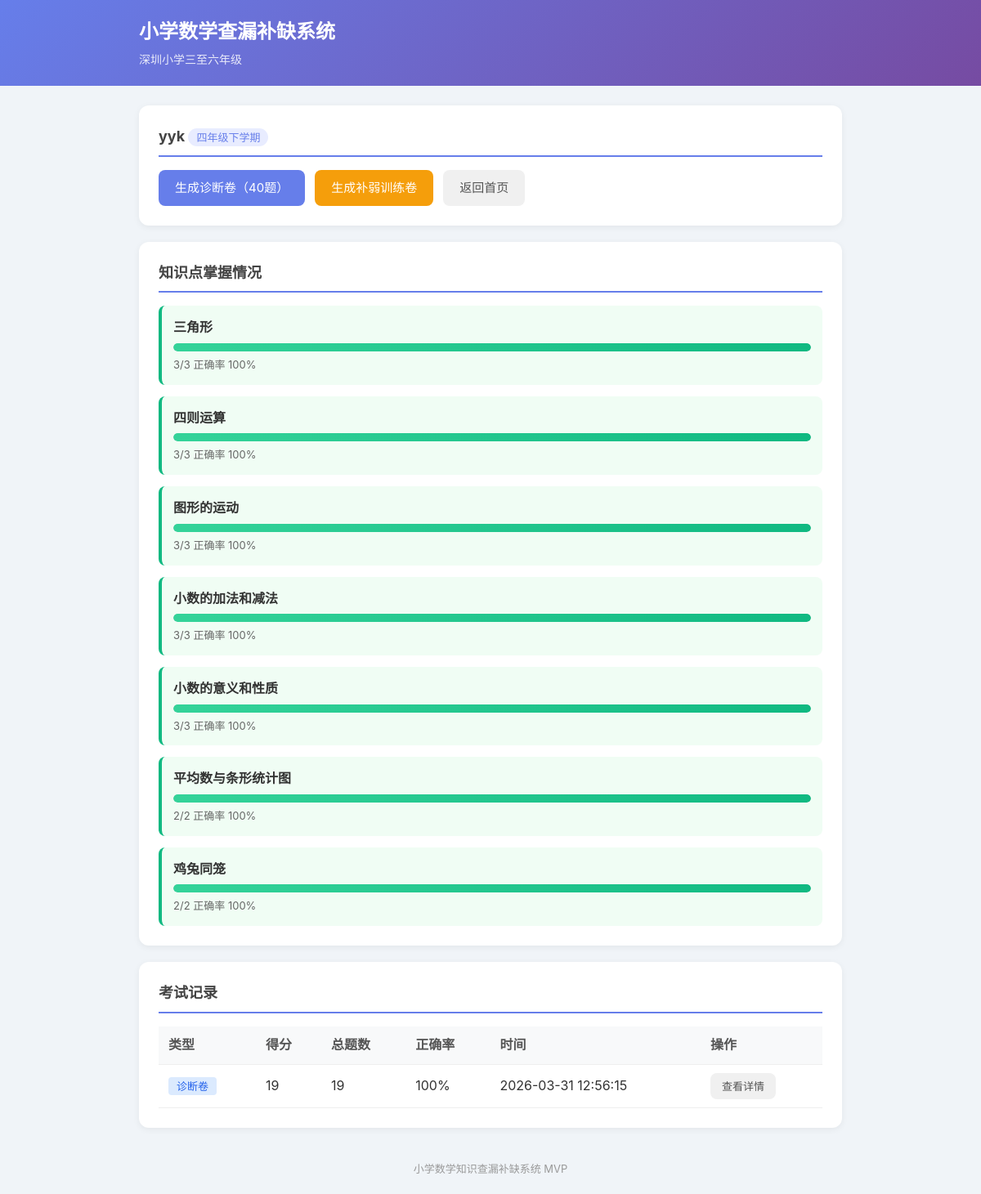
Screenshot of /student/1 with the database file from the repository.
### tables this page shows
CREATE TABLE students (
            id INTEGER PRIMARY KEY AUTOINCREMENT,
            name TEXT NOT NULL,
            class_name TEXT NOT NULL,
            created_at TEXT NOT NULL
        , grade TEXT NOT NULL DEFAULT '四年级下学期');

CREATE TABLE exams (
            id INTEGER PRIMARY KEY AUTOINCREMENT,
            student_id INTEGER NOT NULL,
            exam_type TEXT NOT NULL,
            score INTEGER NOT NULL DEFAULT 0,
            total INTEGER NOT NULL DEFAULT 0,
            created_at TEXT NOT NULL, question_ids TEXT NOT NULL DEFAULT '[]', submitted_at TEXT,
            FOREIGN KEY (student_id) REFERENCES students(id)
        );

### app.py (the view)
@app.route("/student/<int:sid>")
def student_detail(sid):
    student = models.get_student(sid)
    if not student:
        return redirect(url_for("index"))
    exams = models.get_student_exams(sid)
    kp_stats = models.get_student_kp_stats(sid)
    return render_template("student.html", student=student, exams=exams, kp_stats=kp_stats)

### models.py (called while the page is built)
def get_db():
    conn = sqlite3.connect(DB_PATH)
    conn.row_factory = sqlite3.Row
    return conn

def get_student(sid):
    conn = get_db()
    row = conn.execute("SELECT * FROM students WHERE id = ?", (sid,)).fetchone()
    conn.close()
    return dict(row) if row else None

def get_student_exams(student_id):
    conn = get_db()
    rows = conn.execute(
        "SELECT * FROM exams WHERE student_id = ? ORDER BY created_at DESC",
        (student_id,),
    ).fetchall()
    conn.close()
    return [dict(r) for r in rows]

def get_student_kp_stats(student_id):
    conn = get_db()
    rows = conn.execute(
        """SELECT a.knowledge_point,
                  COUNT(*) as total,
                  SUM(a.is_correct) as correct
           FROM answers a
           JOIN exams e ON a.exam_id = e.id
           WHERE e.student_id = ?
           GROUP BY a.knowledge_point""",
        (student_id,),
    ).fetchall()
    conn.close()
    stats = []
    for r in rows:
        total = r["total"]
        correct = r["correct"]
        rate = round(correct / total * 100) if total > 0 else 0
        stats.append({
            "kp": r["knowledge_point"],
            "total": total,
            "correct": correct,
            "rate": rate,
            "weak": rate < 60,
        })
    return stats

### templates/student.html (shortened to what this page needs)
{% extends "base.html" %}
{% block content %}
<section class="card">
    <h2>{{ student.name }} <span class="badge">{{ student.grade }}</span></h2>
    <div class="actions">
        <a href="/exam/diagnostic/{{ student.id }}" class="btn btn-primary">生成诊断卷（40题）</a>
        <a href="/exam/training/{{ student.id }}" class="btn btn-warning">生成补弱训练卷</a>
        <a href="/" class="btn">返回首页</a>
    </div>
</section>
{% if kp_stats %}
<section class="card">
    <h2>知识点掌握情况</h2>
    <div class="kp-grid">
        {% for s in kp_stats %}
        <div class="kp-item {% if s.weak %}kp-weak{% else %}kp-ok{% endif %}">
            <div class="kp-name">{{ s.kp }}</div>
            <div class="progress-bar">
                <div class="progress-fill {% if s.weak %}fill-weak{% else %}fill-ok{% endif %}" style="width: {{ s.rate }}%"></div>
            </div>
            <div class="kp-detail">{{ s.correct }}/{{ s.total }} 正确率 {{ s.rate }}%
            </div>
        </div>
        {% endfor %}
    </div>
</section>
{% endif %}
{% if exams %}
<section class="card">
    <h2>考试记录</h2>
    <table>
        <thead>
            <tr>
                <th>类型</th>
                <th>得分</th>
                <th>总题数</th>
                <th>正确率</th>
                <th>时间</th>
                <th>操作</th>
            </tr>
        </thead>
        <tbody>
            {% for e in exams %}
            <tr>
                <td>
                    {% if e.exam_type == 'diagnostic' %}
                    <span class="tag-diag">诊断卷</span>
                    {% else %}
                    <span class="tag-train">训练卷</span>
                    {% endif %}
                </td>
                <td>{{ e.score }}</td>
                <td>{{ e.total }}</td>
                <td>{{ (e.score / e.total * 100)|round|int if e.total > 0 else 0 }}%</td>
                <td>{{ e.created_at }}</td>
                <td><a href="/exam/result/{{ e.id }}" class="btn btn-small">查看详情</a></td>
            </tr>
            {% endfor %}
        </tbody>
    </table>
</section>
{% endif %}
{% endblock %}

### static/style.css (style rules this page uses)
* { margin: 0; padding: 0; box-sizing: border-box; }
body { font-family: -apple-system, BlinkMacSystemFont, "Segoe UI", "PingFang SC", "Microsoft YaHei", sans-serif; background: #f0f4f8; color: #333; line-height: 1.6; }
.card { background: white; border-radius: 12px; padding: 24px; margin-bottom: 20px; box-shadow: 0 2px 8px rgba(0,0,0,0.06); }
.card h2 { font-size: 18px; margin-bottom: 16px; color: #444; border-bottom: 2px solid #667eea; padding-bottom: 8px; }
.btn { display: inline-block; padding: 10px 20px; border: none; border-radius: 8px; font-size: 15px; cursor: pointer; text-decoration: none; color: #555; background: #f0f0f0; transition: all 0.2s; }
.btn-primary { background: #667eea; color: white; }
.btn-warning { background: #f59e0b; color: white; }
.btn-small { padding: 6px 14px; font-size: 13px; }
.actions { display: flex; gap: 12px; flex-wrap: wrap; margin-top: 12px; }
table { width: 100%; border-collapse: collapse; }
th, td { padding: 10px 12px; text-align: left; border-bottom: 1px solid #eee; }
th { background: #f8f9fa; font-weight: 600; color: #555; }
.badge { background: #e8ecff; color: #667eea; padding: 3px 10px; border-radius: 20px; font-size: 13px; font-weight: normal; }
.tag-diag { background: #dbeafe; color: #2563eb; padding: 3px 10px; border-radius: 4px; font-size: 13px; }
.kp-grid { display: grid; gap: 14px; }
.kp-item { padding: 14px; border-radius: 8px; border-left: 4px solid #ddd; }
.kp-ok { border-left-color: #10b981; background: #f0fdf4; }
.kp-name { font-weight: 600; margin-bottom: 6px; }
.kp-detail { font-size: 13px; color: #666; margin-top: 6px; }
.progress-bar { height: 10px; background: #e5e7eb; border-radius: 5px; overflow: hidden; }
.progress-fill { height: 100%; border-radius: 5px; transition: width 0.5s ease; }
.fill-ok { background: linear-gradient(90deg, #34d399, #10b981); }

### rows the page displays
students: name "yyk", grade "四年级下学期"
exams: exam_type "诊断卷", score "19", total "19", (e.score/e.total*100)|round|intife.total>0else0 "100", created_at "2026-03-31 12:56:15"

### other values shown
{{ s.kp }} "三角形" "四则运算" "图形的运动" "小数的加法和减法" "小数的意义和性质" "平均数与条形统计图" "鸡兔同笼"
{{ s.correct }} "3" "3" "3" "3" "3" "2" "2"
{{ s.total }} "3" "3" "3" "3" "3" "2" "2"
{{ s.rate }} "100" "100" "100" "100" "100" "100" "100"
